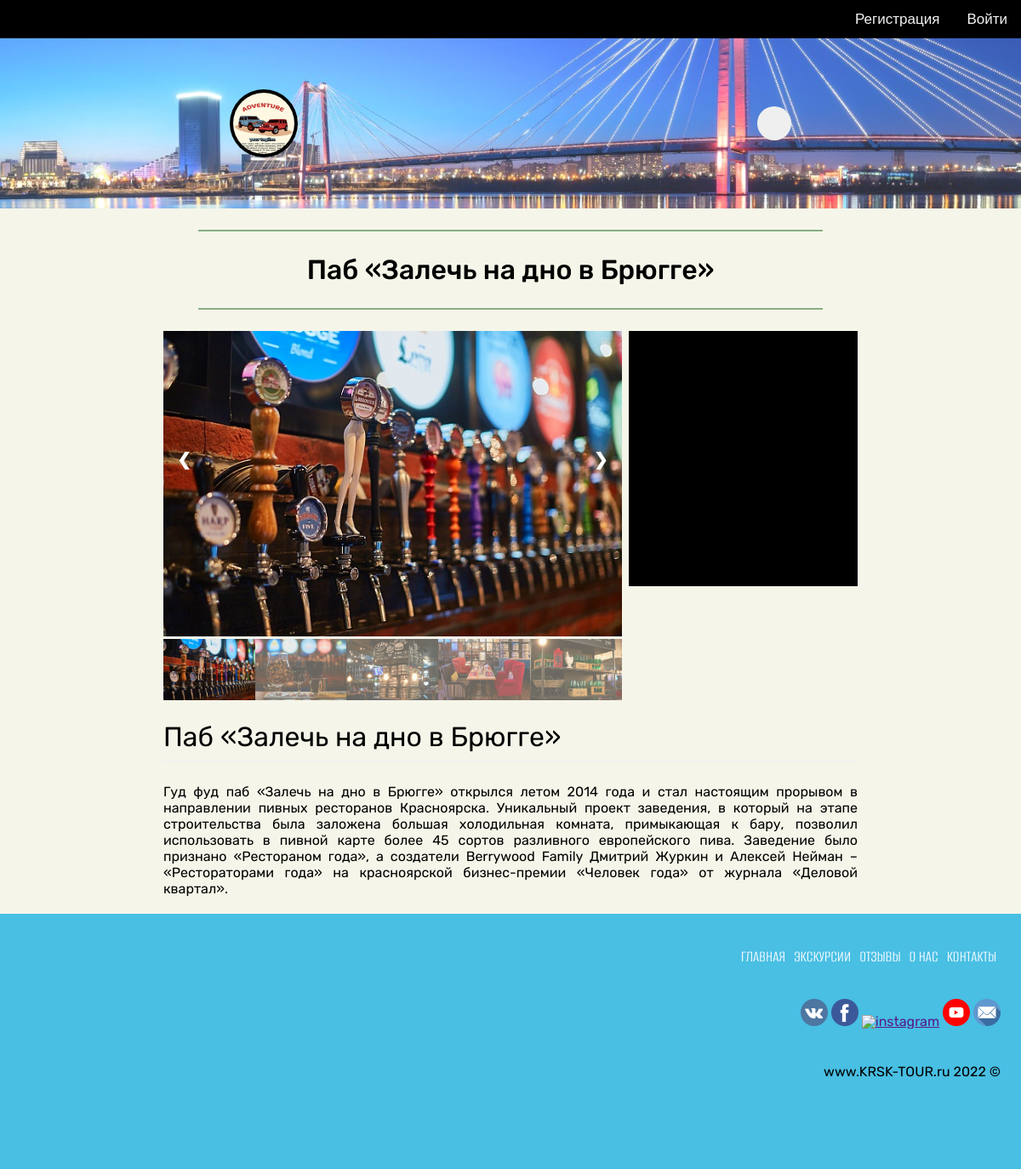
Page /item_page?id=1 on the committed database.
### tables this page shows
CREATE TABLE `places` (
  `id` int(11) NOT NULL,
  `header` varchar(255) NOT NULL,
  `text` text NOT NULL,
  `map_coords` varchar(500) NOT NULL,
  `slider_image_path` text NOT NULL
);

### index.php (called while the page is built, shortened)
<?php
require_once './db.php';
    $data = mysqli_query($db, "SELECT * FROM `blog` WHERE `status`='ok' ");
    $url = key($_GET);
    $r = new Router();
    $r->addRoute("/", "main.php");
    $r->addRoute("/tours", "tours.php");
    $r->addRoute("/reviews", "reviews.php");
    $r->addRoute("/about", "about.php");
    $r->addRoute("/contacts", "contacts.php");
    $r->addRoute("/registration", "registration.php");
    $r->addRoute("/login", "login.php");
    $r->addRoute("/manager", "manager.php");
    $r->addRoute("/blog", "blog.php");
    $r->addRoute("/museums", "articles_page.php");
    $r->addRoute("/reserve", "reserve.php");
    $r->addRoute("/places", "places.php");
    $r->addRoute("/restaurant", "restaurant.php");
    $r->addRoute("/sayan", "ex1.php");
    $r->addRoute("/astafev", "ex2.php");
    $r->addRoute("/stolbu", "ex3.php");
    $r->addRoute("/krasnoyarsk-night", "ex4.php");
    $r->addRoute("/item_page", "item_page.php");
    while($post = mysqli_fetch_array($data)) {
        $r->addRoute("/" . $post['id'], 'news.php');
    }
    $r->route("/".$url);
?>

### pages/item_page.php (the view, shortened to what this page needs)
<?php require_once './templates/header.php'?>
<?php
global $db;
$sql = "  SELECT * FROM `places` WHERE `id`='{$_GET['id']}'  ";
$data = mysqli_fetch_assoc(mysqli_query($db, $sql));
?>
<main class="cite-main item-main">
    <div class="info">
        <hr />
        <h2 class="info__header"><?= $data["header"]; ?></h2>
        <hr />
    </div>
    <div class="item__heading-container">
        <div class="item__slider-wrap">
            <div class="item__slider-container">
                <?php for ($i = 1; $i < 6; $i++) { ?>
                    <div class="item-slider__slide">
                        <img class="item-slider__img" src="<?= $data["slider_image_path"] . "/" . $i . ".jpg" ?>" style="width:100%">
                    </div>
                <?php }; ?>
                <a class="item-prev" onclick="itemPlusSlides(-1)">&#10094;</a>
                <a class="item-next" onclick="itemPlusSlides(1)">&#10095;</a>
                <div class="item-slider__row">
                    <?php for ($i = 1; $i < 6; $i++) { ?>
                        <div class="item-slider__column">
                            <img class="item-slider__img-small item-demo item-cursor" src="<?= $data["slider_image_path"] . "/" . $i . ".jpg" ?>"  style="width:100%" onclick="itemCurrentSlide(<?= $i; ?>)" >
                        </div>
                    <?php }; ?>
                </div>
            </div>
        </div>
        <div class="item__map" id="item__ymap">
        </div>
    </div>
    <article class="item__article">
        <h2 class="item__article-header"><?= $data["header"]; ?></h2>
        <hr  />
        <p class="item__text"><?= $data["text"]; ?></p>
    </article>
</main>
<?php require_once './templates/footer.php' ?>

### css/styles.css (style rules this page uses)
:root { --main-color: #f5f5e9; --main-color1: #fff; --main-color2: #64DFDF; --main-color3: #5e696a; --color-footer: #48BFE3; --text-main-color: black; --secondary-color: #444668; --secondary-color1: #5390D9; --secondary-color2: #5E60CE; --secondary-color3: #41394e; --secondary-footer: #2b2130; --text-secondary-color: white; }
html { font-family: 'AlumniSans', sans-serif; }
body { -webkit-transition: 0.5s; transition: 0.5s; background-color: var(--main-color); }
h2 { font-size: 32px; line-height: 40px; color: var(--text-main-color); }
p { font-size: 16px; line-height: normal; color: var(--text-main-color); }
hr { border: 1px solid #f1f1f1; margin-bottom: 25px; }
.cite-main { font-family: 'Rubik-Regular', sans-serif; margin: 0 2%; }
:root { --card-img-height: 200px; }
.info { text-align: center; padding: 0 2%; }
.info .info__header { font-family: 'Rubik-Medium', sans-serif; }
.info hr { margin: 25px; border-color: #87af84; }
.item__slider-container { position: relative; -webkit-box-sizing: border-box; box-sizing: border-box; }
.item-slider__slide { display: none; }
.item-cursor { cursor: pointer; }
.item-prev, .item-next { cursor: pointer; position: absolute; top: 40%; width: auto; padding: 16px; margin-top: -50px; color: white; font-weight: bold; font-size: 20px; border-radius: 0 3px 3px 0; -moz-user-select: none; -ms-user-select: none; user-select: none; -webkit-user-select: none; }
.item-next { right: 0; border-radius: 3px 0 0 3px; }
.item-slider__row:after { content: ""; display: table; clear: both; }
.item-slider__column { float: left; width: 20%; }
.item-demo { opacity: 0.6; }
.item-active, .item-demo:hover { opacity: 1; }
.item__article { margin: 20px 0; }
.item__text { text-align: justify; }
.item-main { padding: 0 14%; }
.item__heading-container { display: -webkit-box; display: -ms-flexbox; display: flex; -ms-flex-wrap: wrap; flex-wrap: wrap; -webkit-box-orient: horizontal; -webkit-box-direction: normal; -ms-flex-direction: row; flex-direction: row; -webkit-box-pack: justify; -ms-flex-pack: justify; justify-content: space-between; -webkit-box-align: start; -ms-flex-align: start; align-items: flex-start; }
.item__slider-wrap { width: 66%; max-width: 800px; }
.item__map { width: 33%; height: 300px; background-color: black; }

### css/light-mode.css (style rules this page uses)
:root { --main-color: #f5f5e9; --main-color1: #fff; --main-color2: #64DFDF; --main-color3: #5e696a; --color-footer: #48BFE3; --text-main-color: black; }

### rows in the picture
places: header "Паб «Залечь на дно в Брюгге»", slider_image_path (picture), text "Гуд фуд паб «Залечь на дно в Брюгге» открылся летом 2014 года и стал настоящим прорывом в направлении пивных ресторанов Красноярска. Уникальный проект заведения, в который на этапе строительства была заложена большая холодильная комната, примыкающая к бару, позволил использовать в пивной карте более 45 сортов разливного европейского пива. Заведение было признано «Рестораном года», а создатели Berrywood Family Дмитрий Журкин и Алексей Нейман – «Рестораторами года» на красноярской бизнес-премии «Человек года» от журнала «Деловой квартал»."
